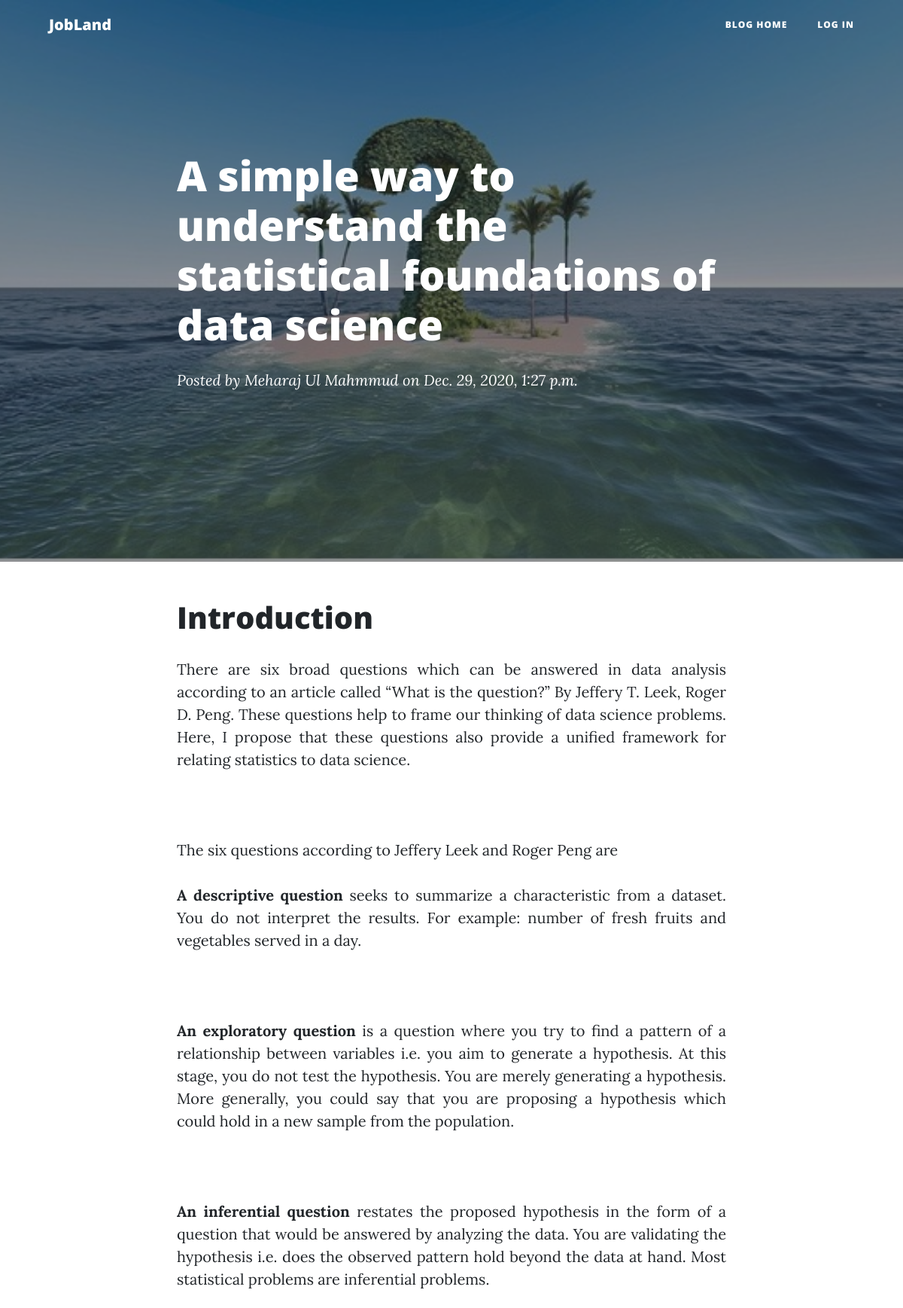
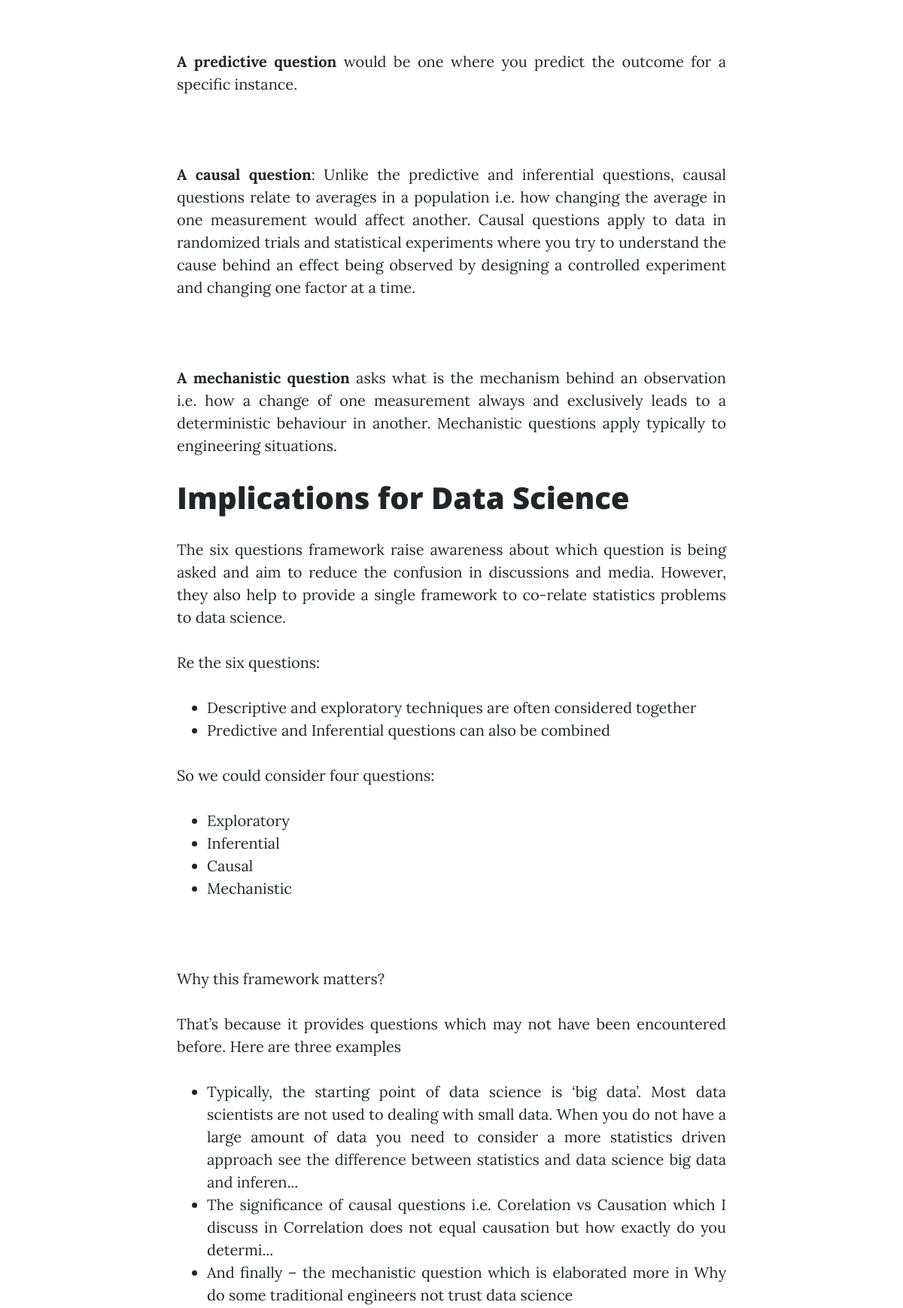
Page /blog/post/a-simple-way-to-understand-the-statistical-foundations-of-data-science-22/ (upper part) on the committed database (2 pictures, top to bottom).
### blog/models.py (models this page shows, shortened)
class BlogModel(models.Model):
    author = models.ForeignKey(User, null=True, blank=True, on_delete=models.CASCADE)
    blog_title = models.CharField(max_length=255)
    blog_subtitle = models.CharField(max_length=255, null=True, blank=True)
    blog_content = RichTextField()
    blog_image = models.ImageField(null=True, blank=True)
    date_posted = models.DateTimeField(auto_now_add=True)
    slug = models.SlugField(unique=True, null=True, blank=True)
    totalViewCount = models.IntegerField(null=True, blank=True, default=0)

### user/models.py (models this page shows, shortened)
class User(AbstractBaseUser):
    email = models.EmailField(max_length=255, unique=True)
    name = models.CharField(max_length=255)
    date_joined = models.DateTimeField(auto_now_add=True)
    is_applicant = models.BooleanField(default=False)
    is_company = models.BooleanField(default=False)
    is_active = models.BooleanField(default=True)
    is_staff = models.BooleanField(default=False)
    is_admin = models.BooleanField(default=False)
    USERNAME_FIELD = 'email'
    REQUIRED_FIELDS = ['name']  # Email & Password are required by default.
    objects = MyUserManager()

### blog/views.py (the view, shortened to what this page needs)
# urls.py: path('post/<str:slug>/', blog_details_view, name='blog-details'),
def blog_details_view(request, slug):
    blog = BlogModel.objects.get(slug=slug)
    comment_form = NewCommentForm()
    comments = BlogCommentModel.objects.filter(blog_post=blog)
    context = {
        'blog': blog,
        'comment_form': comment_form,
        'comments': comments,
        'util': datetime.now()
    }
    return render(request, 'blog/blog-details.html', context)

### blog/templates/blog/blog-details.html (shortened to what this page needs)
{% extends "blog/base.html" %}
{% load static %}
{% load widget_tweaks %}
{% block content %}
<header class="masthead"
        {% if blog.blog_image %}
        style="background-image: url('{{ blog.blog_image.url }}');"
        {% else %}
        style="background-color: #1b1e21"
        {% endif %}>
    <div class="overlay"></div>
    <div class="container">
        <div class="row">
            <div class="col-lg-8 col-md-10 mx-auto">
                <div class="post-heading">
                    <h1>{{ blog.blog_title }}</h1>
                    <span class="meta">Posted by <a
                            href="{% url 'blogs' blog.author.id %}">{{ blog.author.name }}</a> on {{ blog.date_posted }}</span>
                    <br/>
                </div>
            </div>
        </div>
    </div>
</header>
<article>
    <div class="container">
        <div class="row">
            <div class="col-lg-8 col-md-10 mx-auto">
                {{ blog.blog_content|safe }}
                <br/>
                <br/>
                {% if user.is_authenticated %}
                <form method="POST">
                    {% csrf_token %}
                    <div class="row form-group">
                        <div class="col-md-12 mb-3 mb-md-0">
                            {{ comment_form.content|add_class:"form-control" }}
                        </div>
                    </div>
                    <div class="row form-group">
                        <button class="btn btn-outline-info rounded " type="submit">Add comment <i
                                class="fas fa-comments"></i>
                        </button>
                    </div>
                </form>
                {% else %}
                    <br>
                {% endif %}
            </div>
        </div>
    </div>
</article>
{% endblock %}

### rows in the picture
BlogModel: blog_image (picture), blog_title "A simple way to understand the statistical foundations of data science", author.name "Meharaj Ul Mahmmud", date_posted "Dec. 29, 2020, 1:27 p.m.", blog_content "Introduction There are six broad questions which can be answered in data analysis according to an article called “What is the question?” By Jeffery T. Leek, Roger D. Peng. These questions help to frame our thinking of data science problems. Here, I propose that these questions also provide a unified framework for relating statistics to data science. The six questions according to Jeffery Leek and Roger Peng are A descriptive question seeks to summarize a characteristic from a dataset. You do not interpret the results. For example: number of fresh fruits and vegetables served in a day. An exploratory question is a question where you try to find a pattern of a relationship between variables…"
